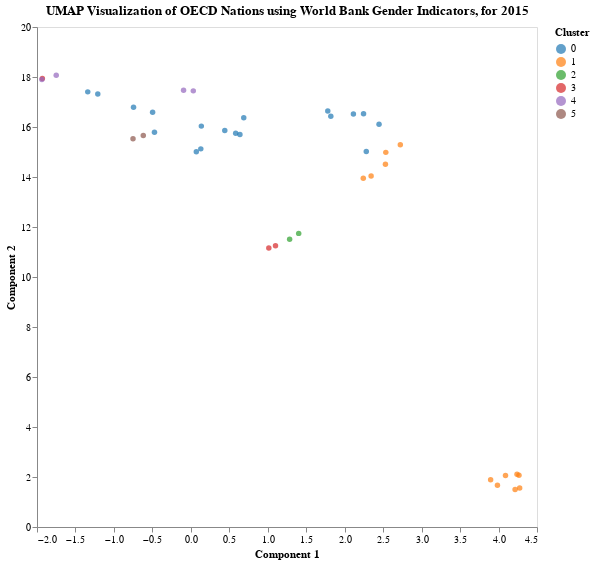

This figure's notebook cell:
### Code cell
# Visualize the clusters on UMAP projection
kmeans = KMeans(n_clusters=6, n_init=100, random_state=42)
kmeans.fit(X)

params["method"] = "UMAP"
params["scale"] = None
viz_reduction(add_info_to_reduced(embeddings, df, kmeans.labels_), params)

### Figure 1 — Vega-Lite specification as saved in the notebook (floating-point values rounded to 4 significant figures)
{"config": {"view": {"continuousWidth": 300, "continuousHeight": 300}, "axis": {"grid": false}}, "data": {"name": "data-0d7c5194360b559900eee094c71266d8"}, "mark": {"type": "circle", "clip": true}, "encoding": {"color": {"field": "Cluster", "scale": {"scheme": "category10"}, "type": "ordinal"}, "tooltip": [{"field": "Country", "type": "nominal"}], "x": {"field": "0", "scale": {}, "title": "Component 1", "type": "quantitative"}, "y": {"field": "1", "scale": {}, "title": "Component 2", "type": "quantitative"}}, "height": 500, "title": "UMAP Visualization of OECD Nations using World Bank Gender Indicators, for 2015", "width": 500, "$schema": "https://vega.github.io/schema/vega-lite/v5.15.1.json", "datasets": {"data-0d7c5194360b559900eee094c71266d8": [{"0": 0.6877, "1": 16.37, "Cluster": 0, "Country": "AUS"}, {"0": 2.534, "1": 14.99, "Cluster": 1, "Country": "AUT"}, {"0": -0.7451, "1": 16.79, "Cluster": 0, "Country": "BEL"}, {"0": 2.281, "1": 15.02, "Cluster": 0, "Country": "CAN"}, {"0": 2.723, "1": 15.29, "Cluster": 1, "Country": "CHE"}, {"0": -1.93, "1": 17.94, "Cluster": 3, "Country": "CHL"}, {"0": 1.1, "1": 11.25, "Cluster": 3, "Country": "COL"}, {"0": 2.53, "1": 14.51, "Cluster": 1, "Country": "CZE"}, {"0": -0.473, "1": 15.79, "Cluster": 0, "Country": "DEU"}, {"0": 0.1364, "1": 16.04, "Cluster": 0, "Country": "DNK"}, {"0": -0.09438, "1": 17.47, "Cluster": 4, "Country": "ESP"}, {"0": 4.275, "1": 1.564, "Cluster": 1, "Country": "EST"}, {"0": 0.1297, "1": 15.13, "Cluster": 0, "Country": "FIN"}, {"0": -1.21, "1": 17.32, "Cluster": 0, "Country": "FRA"}, {"0": 0.07124, "1": 15.01, "Cluster": 0, "Country": "GBR"}, {"0": 0.03183, "1": 17.45, "Cluster": 4, "Country": "GRC"}, {"0": 4.266, "1": 2.071, "Cluster": 1, "Country": "HRV"}, {"0": 2.242, "1": 13.95, "Cluster": 1, "Country": "HUN"}, {"0": 2.113, "1": 16.52, "Cluster": 0, "Country": "IRL"}, {"0": 0.6381, "1": 15.7, "Cluster": 0, "Country": "ISL"}, {"0": 2.447, "1": 16.11, "Cluster": 0, "Country": "ISR"}, {"0": -1.937, "1": 17.9, "Cluster": 4, "Country": "ITA"}, {"0": -0.6183, "1": 15.66, "Cluster": 5, "Country": "JPN"}, {"0": -0.7518, "1": 15.53, "Cluster": 5, "Country": "KOR"}, {"0": 3.986, "1": 1.666, "Cluster": 1, "Country": "LTU"}, {"0": -1.34, "1": 17.41, "Cluster": 0, "Country": "LUX"}, {"0": 4.215, "1": 1.501, "Cluster": 1, "Country": "LVA"}, {"0": 1.284, "1": 11.51, "Cluster": 2, "Country": "MEX"}, {"0": 1.78, "1": 16.64, "Cluster": 0, "Country": "MLT"}, {"0": 1.82, "1": 16.43, "Cluster": 0, "Country": "NLD"}, {"0": 0.5828, "1": 15.75, "Cluster": 0, "Country": "NOR"}, {"0": 2.245, "1": 16.53, "Cluster": 0, "Country": "NZL"}, {"0": 4.09, "1": 2.057, "Cluster": 1, "Country": "POL"}, {"0": -1.75, "1": 18.07, "Cluster": 4, "Country": "PRT"}, {"0": 3.897, "1": 1.892, "Cluster": 1, "Country": "ROU"}, {"0": 0.4413, "1": 15.86, "Cluster": 0, "Country": "SGP"}, {"0": 2.344, "1": 14.04, "Cluster": 1, "Country": "SVK"}, {"0": 4.24, "1": 2.11, "Cluster": 1, "Country": "SVN"}, {"0": -0.4971, "1": 16.59, "Cluster": 0, "Country": "SWE"}, {"0": 1.014, "1": 11.16, "Cluster": 3, "Country": "TUR"}, {"0": 1.402, "1": 11.74, "Cluster": 2, "Country": "USA"}]}}
